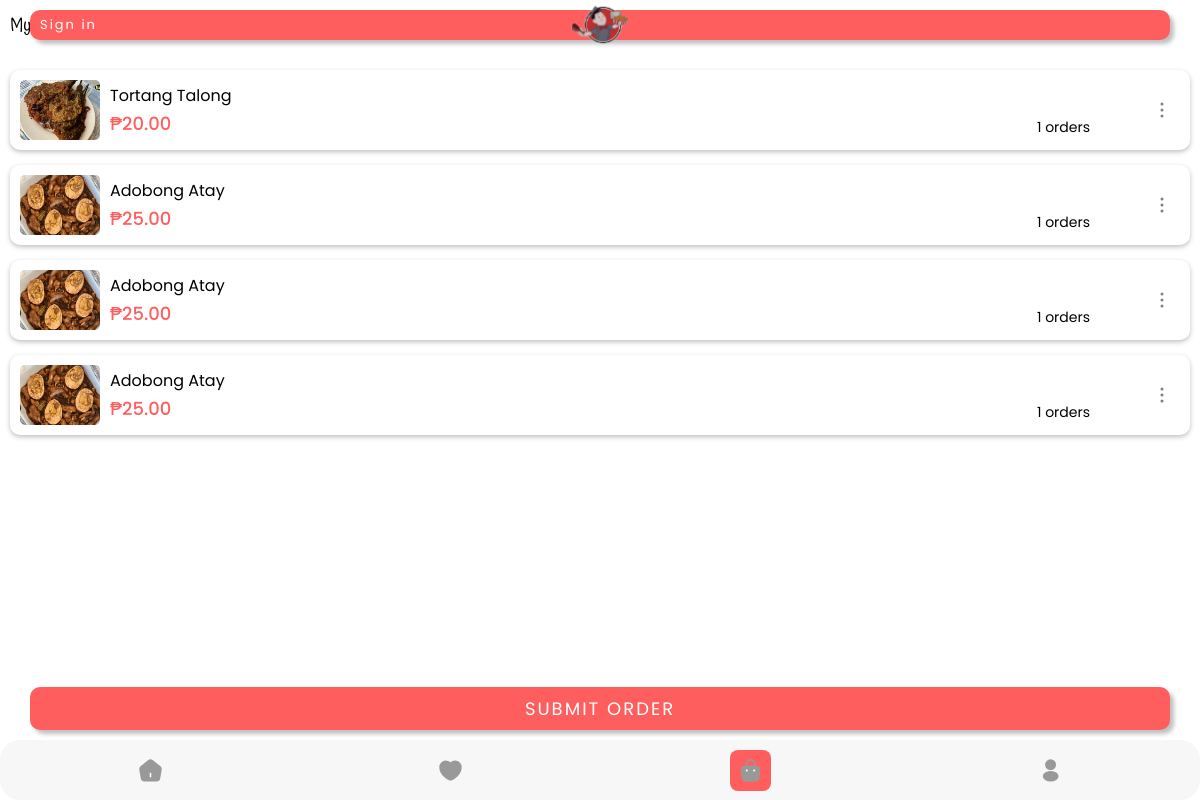
Page /customer/cart/cart.php on the committed database.
### tables this page shows
CREATE TABLE `cart` (
  `cart_id` int(11) NOT NULL,
  `customer_id` int(11) DEFAULT NULL,
  `food_product_id` int(11) NOT NULL,
  `quantity` int(11) NOT NULL,
  `sub_total` int(11) NOT NULL,
  `created_at` timestamp NOT NULL DEFAULT current_timestamp(),
  `updated_at` timestamp NOT NULL DEFAULT current_timestamp() ON UPDATE current_timestamp()
);

CREATE TABLE `food_product` (
  `food_product_id` int(11) NOT NULL,
  `name` varchar(100) NOT NULL,
  `price` decimal(10,2) NOT NULL,
  `description` mediumtext NOT NULL,
  `img` varchar(100) NOT NULL,
  `rates` float NOT NULL,
  `likes` int(11) NOT NULL,
  `sold` int(11) NOT NULL,
  `created_at` timestamp NOT NULL DEFAULT current_timestamp(),
  `updated_at` timestamp NOT NULL DEFAULT current_timestamp() ON UPDATE current_timestamp()
);

### classes/cart.class.php (called while the page is built, shortened)
<?php
    include_once 'database.php';
    class Cart{
        protected $db;
        function __construct(){
            $this->db = new Database;
        }
        function render($customer_id){
            if($customer_id == 'NULL'){
                $sql = 'SELECT cart.customer_id, cart.cart_id, cart.created_at, food_product.img, food_product.name, cart.quantity,
            food_product.price, cart.sub_total FROM cart, food_product WHERE cart.food_product_id = food_product.food_product_id AND
            cart.customer_id IS NULL ORDER BY cart.created_at;';
            }
            else{
                $sql = 'SELECT cart.customer_id, cart.cart_id, cart.created_at, food_product.img, food_product.name, cart.quantity,
            food_product.price, cart.sub_total FROM cart, food_product WHERE cart.food_product_id = food_product.food_product_id AND
            cart.customer_id = :customer_id ORDER BY cart.created_at;';
            }
            $query = $this->db->connect()->prepare($sql);
            if($query->execute()){
                $data = $query->fetchAll();
            }
            return $data;
        }
    }
?>

### classes/database.php (called while the page is built)
<?php
    class Database{
        private $host = 'localhost';
        private $username = 'u524944378_root';
        private $password = 'Meraki123';
        private $database = 'u524944378_meraki';
        protected $connection;
        function connect(){
            try{
                $this->connection = new PDO("mysql:host=$this->host;dbname=$this->database",
                                            $this->username, $this->password);
            }
            catch(PDOException $e){
                echo 'Connection Error ' . $e->getMessage();
            }
            return $this->connection;
        }
    }
?>

### customer/cart/cart.php (the view, shortened to what this page needs)
<?php
    include_once '../../includes/header.php';
    include_once '../../includes/top.php';
    include_once '../../classes/cart.class.php';
?>
<form method="post" class="content">
    <?php
        $carts = new Cart;
        if(isset($_SESSION['logged_in'])){
            $customer_id = $_SESSION['logged_in'];
        }
        else{
            $customer_id = 'NULL';
        }
        foreach($carts->render($customer_id) as $cart){
    ?>
        <div class="food-product-container">
            <div class="img-container">
                <img src="../../icons/items/<?= $cart['img'] ?>-menu.png">
            </div>
            <div class="food-description-container">
                <p><?= $cart['name']; ?></p>
                <div class="price-qntty-cont">
                    <p class="item-price"><span>₱</span><?= $cart['price']; ?></p>
                    <p><?= $cart['quantity']; ?> orders</p>
                </div>
            </div>
            <div class="action-container">
                <span></span>
                <span></span>
                <span></span>
            </div>
        </div>
    <?php
        }
    ?>
    <input type="submit" name="submit" class="submit-btn" value="SUBMIT ORDER">
</form>
<?php
    include_once '../../includes/navbar.php';
    include_once '../../includes/footer.php';
?>

### css/cart.css (style rules this page uses)
.container .content { width: 100%; padding: 20px 10px; gap: 15px; }
.content .food-product-container { box-shadow: 0px 2px 5px rgba(0, 0, 0, .25); display: flex; justify-content: space-between; height: 80px; align-items: center; padding: 10px 10px; border-radius: 10px; }
.food-product-container .img-container, .food-product-container .action-container { display: flex; justify-content: center; }
.food-product-container .img-container { height: 60px; width: 80px; }
.food-product-container .img-container img { width: 80px; border-radius: 5px; }
.food-product-container .food-description-container { flex: 1; padding: 0 10px; }
.food-product-container .food-description-container .price-qntty-cont { display: flex; align-items: flex-end; justify-content: space-between; padding-right: 45px; }
.price-qntty-cont p:last-child { font-size: 14px; }
.item-price { font-weight: 500; font-size: 18px; color: #FF5E5E; }
.item-price span { font-size: 20px; color: #FF5E5E; }
.food-product-container .action-container { display: flex; justify-content: center; align-items: center; width: 35px; height: 60%; transform: rotate(90deg); border-radius: 10px; cursor: pointer; transition: 0.5s; }
.food-product-container .action-container span { width: 3px; height: 3px; border-radius: 50%; display: block; background: grey; margin-right: 3px; }
.food-product-container .action-container span:last-child { margin: 0; }
.submit-btn { position: absolute; width: 95%; bottom: 10px; left: 50%; border-radius: 10px; transform: translateX(-50%); font-size: 18px; font-weight: 400; letter-spacing: 2px; padding: 8px; box-shadow: 4px 4px 4px rgba(0, 0, 0, .25); }

### css/global.css (style rules this page uses)
* { margin: 0; padding: 0; box-sizing: border-box; font-family: 'Poppins', monospace; text-decoration: none; list-style: none; }
.container .content { position: relative; display: flex; flex-direction: column; }
h1, label, p { pointer-events: none; }
.submit-btn { background: #FF5E5E; color: #fff; font-size: 11px; font-weight: 500; padding: 10px 0; border: none; border-radius: 5px; cursor: pointer; }

### css/home.css (style rules this page uses)
.container .content { padding: 0 10px; min-height: calc(100vh - 110px); }

### rows in the picture
cart: food_product.img (picture), food_product.name "Tortang Talong", food_product.price "20.00", quantity "1"
cart: food_product.img (picture), food_product.name "Adobong Atay", food_product.price "25.00", quantity "1"
cart: food_product.img (picture), food_product.name "Adobong Atay", food_product.price "25.00", quantity "1"
cart: food_product.img (picture), food_product.name "Adobong Atay", food_product.price "25.00", quantity "1"
